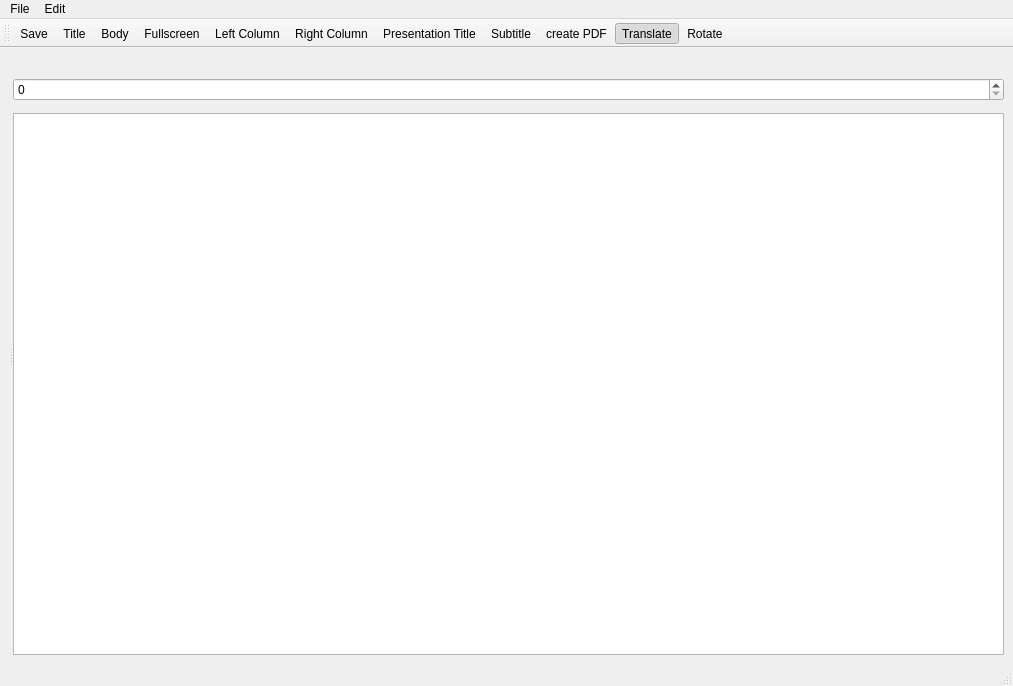
<?xml version="1.0" encoding="UTF-8"?>
<ui version="4.0">
 <class>MainWindow</class>
 <widget class="QMainWindow" name="MainWindow">
  <property name="geometry">
   <rect>
    <x>0</x>
    <y>0</y>
    <width>1013</width>
    <height>686</height>
   </rect>
  </property>
  <property name="windowTitle">
   <string>MainWindow</string>
  </property>
  <widget class="QWidget" name="centralwidget">
   <layout class="QHBoxLayout" name="horizontalLayout">
    <item>
     <widget class="QSplitter" name="splitter">
      <property name="orientation">
       <enum>Qt::Horizontal</enum>
      </property>
      <widget class="QWidget" name="layoutWidget">
       <layout class="QHBoxLayout" name="editor"/>
      </widget>
      <widget class="QWidget" name="layoutWidget">
       <layout class="QVBoxLayout" name="paint">
        <property name="topMargin">
         <number>1</number>
        </property>
        <item>
         <widget class="QLabel" name="error">
          <property name="text">
           <string/>
          </property>
         </widget>
        </item>
        <item>
         <widget class="QSpinBox" name="pageNumber"/>
        </item>
        <item>
         <widget class="PaintDocument" name="paintDocument" native="true"/>
        </item>
        <item>
         <widget class="QListView" name="pagePreview">
          <property name="minimumSize">
           <size>
            <width>0</width>
            <height>180</height>
           </size>
          </property>
          <property name="isWrapping" stdset="0">
           <bool>false</bool>
          </property>
          <property name="spacing">
           <number>0</number>
          </property>
          <property name="gridSize">
           <size>
            <width>213</width>
            <height>150</height>
           </size>
          </property>
          <property name="viewMode">
           <enum>QListView::IconMode</enum>
          </property>
         </widget>
        </item>
       </layout>
      </widget>
     </widget>
    </item>
   </layout>
  </widget>
  <widget class="QMenuBar" name="menubar">
   <property name="geometry">
    <rect>
     <x>0</x>
     <y>0</y>
     <width>1013</width>
     <height>36</height>
    </rect>
   </property>
   <widget class="QMenu" name="menufile">
    <property name="title">
     <string>File</string>
    </property>
    <addaction name="actionsave"/>
   </widget>
   <widget class="QMenu" name="menuEdit">
    <property name="title">
     <string>Edit</string>
    </property>
    <addaction name="actionLayoutTitle"/>
    <addaction name="actionLayoutBody"/>
    <addaction name="actionLayoutFullscreen"/>
    <addaction name="actionLayoutRight"/>
    <addaction name="actionLayoutLeft"/>
    <addaction name="actionCreatePDF"/>
   </widget>
   <addaction name="menufile"/>
   <addaction name="menuEdit"/>
  </widget>
  <widget class="QStatusBar" name="statusbar"/>
  <widget class="QToolBar" name="toolBar">
   <property name="windowTitle">
    <string>toolBar</string>
   </property>
   <property name="toolButtonStyle">
    <enum>Qt::ToolButtonTextUnderIcon</enum>
   </property>
   <attribute name="toolBarArea">
    <enum>TopToolBarArea</enum>
   </attribute>
   <attribute name="toolBarBreak">
    <bool>false</bool>
   </attribute>
   <addaction name="actionsave"/>
   <addaction name="actionLayoutTitle"/>
   <addaction name="actionLayoutBody"/>
   <addaction name="actionLayoutFullscreen"/>
   <addaction name="actionLayoutLeft"/>
   <addaction name="actionLayoutRight"/>
   <addaction name="actionPresentationTitle"/>
   <addaction name="actionSubtitle"/>
   <addaction name="actionCreatePDF"/>
   <addaction name="actionTranslate"/>
   <addaction name="actionRotate"/>
  </widget>
  <action name="actionsave">
   <property name="icon">
    <iconset theme="document-save">
     <normaloff>.</normaloff>.</iconset>
   </property>
   <property name="text">
    <string>Save</string>
   </property>
  </action>
  <action name="actiontest">
   <property name="text">
    <string>test</string>
   </property>
  </action>
  <action name="actionLayoutTitle">
   <property name="icon">
    <iconset theme="format-align-vertical-top">
     <normaloff>.</normaloff>.</iconset>
   </property>
   <property name="text">
    <string>Title</string>
   </property>
   <property name="toolTip">
    <string>Title (Ctrl+T)</string>
   </property>
   <property name="shortcut">
    <string>Ctrl+T</string>
   </property>
  </action>
  <action name="actionLayoutBody">
   <property name="icon">
    <iconset theme="menu_new">
     <normaloff>.</normaloff>.</iconset>
   </property>
   <property name="text">
    <string>Body</string>
   </property>
   <property name="toolTip">
    <string>Body (Ctrl+B)</string>
   </property>
   <property name="shortcut">
    <string>Ctrl+B</string>
   </property>
  </action>
  <action name="actionLayoutFullscreen">
   <property name="icon">
    <iconset theme="statetool">
     <normaloff>.</normaloff>.</iconset>
   </property>
   <property name="text">
    <string>Fullscreen</string>
   </property>
   <property name="toolTip">
    <string>Fullscreen (Ctrl+U)</string>
   </property>
   <property name="shortcut">
    <string>Ctrl+U</string>
   </property>
  </action>
  <action name="actionLayoutRight">
   <property name="icon">
    <iconset theme="bboxnext">
     <normaloff>.</normaloff>.</iconset>
   </property>
   <property name="text">
    <string>Right Column</string>
   </property>
   <property name="toolTip">
    <string>Right Column (Ctrl+R)</string>
   </property>
   <property name="shortcut">
    <string>Ctrl+R</string>
   </property>
  </action>
  <action name="actionLayoutLeft">
   <property name="icon">
    <iconset theme="bboxprev">
     <normaloff>.</normaloff>.</iconset>
   </property>
   <property name="text">
    <string>Left Column</string>
   </property>
   <property name="toolTip">
    <string>Left Column (Ctrl+L)</string>
   </property>
   <property name="shortcut">
    <string>Ctrl+L</string>
   </property>
  </action>
  <action name="actionCreatePDF">
   <property name="icon">
    <iconset theme="pdflatex">
     <normaloff>.</normaloff>.</iconset>
   </property>
   <property name="text">
    <string>create PDF</string>
   </property>
   <property name="toolTip">
    <string>create PDF (Ctrl+G)</string>
   </property>
   <property name="shortcut">
    <string>Ctrl+G</string>
   </property>
  </action>
  <action name="actionPresentationTitle">
   <property name="icon">
    <iconset theme="menu_new_sep">
     <normaloff>.</normaloff>.</iconset>
   </property>
   <property name="text">
    <string>Presentation Title</string>
   </property>
  </action>
  <action name="actionSubtitle">
   <property name="icon">
    <iconset theme="newline">
     <normaloff>.</normaloff>.</iconset>
   </property>
   <property name="text">
    <string>Subtitle</string>
   </property>
  </action>
  <action name="actionTranslate">
   <property name="checkable">
    <bool>true</bool>
   </property>
   <property name="checked">
    <bool>true</bool>
   </property>
   <property name="icon">
    <iconset theme="transform-move"/>
   </property>
   <property name="text">
    <string>Translate</string>
   </property>
  </action>
  <action name="actionRotate">
   <property name="checkable">
    <bool>true</bool>
   </property>
   <property name="enabled">
    <bool>true</bool>
   </property>
   <property name="icon">
    <iconset theme="object-rotate-right"/>
   </property>
   <property name="text">
    <string>Rotate</string>
   </property>
  </action>
 </widget>
 <customwidgets>
  <customwidget>
   <class>PaintDocument</class>
   <extends>QWidget</extends>
   <header>paintdocument.h</header>
   <container>1</container>
  </customwidget>
 </customwidgets>
 <resources/>
 <connections/>
</ui>
